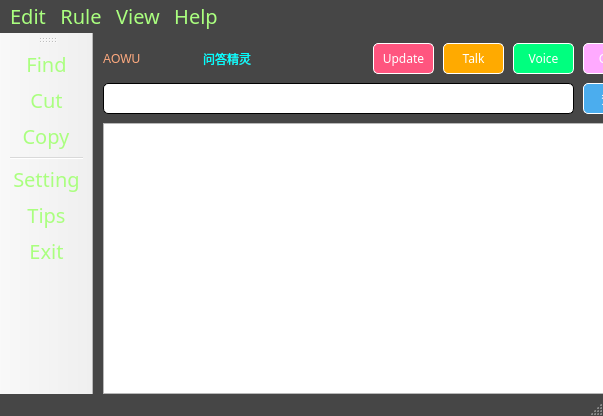
<?xml version="1.0" encoding="UTF-8"?>
<ui version="4.0">
 <class>MainWindow</class>
 <widget class="QMainWindow" name="MainWindow">
  <property name="geometry">
   <rect>
    <x>0</x>
    <y>0</y>
    <width>603</width>
    <height>416</height>
   </rect>
  </property>
  <property name="font">
   <font>
    <family>Arial</family>
    <pointsize>10</pointsize>
   </font>
  </property>
  <property name="windowTitle">
   <string>MainWindow</string>
  </property>
  <property name="styleSheet">
   <string notr="true">QMainWindow{
	background-color: rgb(70, 70, 70); /*背景色*/
}
</string>
  </property>
  <property name="iconSize">
   <size>
    <width>32</width>
    <height>32</height>
   </size>
  </property>
  <widget class="QWidget" name="centralwidget">
   <property name="styleSheet">
    <string notr="true">QCentralwidget{
	background-color: rgb(70, 70, 70); /*背景色*/
}</string>
   </property>
   <widget class="QPushButton" name="pushButton">
    <property name="geometry">
     <rect>
      <x>490</x>
      <y>50</y>
      <width>61</width>
      <height>31</height>
     </rect>
    </property>
    <property name="autoFillBackground">
     <bool>false</bool>
    </property>
    <property name="styleSheet">
     <string notr="true">QPushButton
{
	background-color: rgb(75, 173, 238); /*背景色*/ 
	border-style: outset;    /* 边界内凹 */
	border-width: 1px;     /* 边边界宽度 */
	border-radius: 5px; /* 边界圆滑 */
	font: dengxian 16px;     /* 字体大小 */
	min-width: 2em;
	color: white; /* 字体颜色 */
	
}
/* 鼠标经过改变按钮颜色 */
QPushButton:hover
{
	background-color: rgb(0, 150, 0);
}
</string>
    </property>
    <property name="text">
     <string>查找</string>
    </property>
   </widget>
   <widget class="QLabel" name="label">
    <property name="geometry">
     <rect>
      <x>110</x>
      <y>10</y>
      <width>131</width>
      <height>31</height>
     </rect>
    </property>
    <property name="styleSheet">
     <string notr="true">font: 18pt &quot;等线&quot;;
color: rgb(0, 255, 255)</string>
    </property>
    <property name="text">
     <string>问答精灵</string>
    </property>
   </widget>
   <widget class="QPushButton" name="pushButton_2">
    <property name="geometry">
     <rect>
      <x>420</x>
      <y>10</y>
      <width>61</width>
      <height>31</height>
     </rect>
    </property>
    <property name="autoFillBackground">
     <bool>false</bool>
    </property>
    <property name="styleSheet">
     <string notr="true">QPushButton
{
	background-color: rgb(0, 255, 127); /*背景色*/ 
	border-style: outset;    /* 边界内凹 */
	border-width: 1px;     /* 边边界宽度 */
	border-radius: 5px; /* 边界圆滑 */
	font: dengxian 16px;     /* 字体大小 */
	min-width: 2em;
	color: white; /* 字体颜色 */
	
}
/* 鼠标经过改变按钮颜色 */
QPushButton:hover
{
	background-color: rgb(0, 150, 0);
}
</string>
    </property>
    <property name="text">
     <string>Voice</string>
    </property>
   </widget>
   <widget class="QPushButton" name="pushButton_3">
    <property name="geometry">
     <rect>
      <x>350</x>
      <y>10</y>
      <width>61</width>
      <height>31</height>
     </rect>
    </property>
    <property name="autoFillBackground">
     <bool>false</bool>
    </property>
    <property name="styleSheet">
     <string notr="true">QPushButton
{
	background-color: rgb(255, 170, 0); /*背景色*/ 
	border-style: outset;    /* 边界内凹 */
	border-width: 1px;     /* 边边界宽度 */
	border-radius: 5px; /* 边界圆滑 */
	font: dengxian 16px;     /* 字体大小 */
	min-width: 2em;
	color: white; /* 字体颜色 */
	
}
/* 鼠标经过改变按钮颜色 */
QPushButton:hover
{
	background-color: rgb(0, 150, 0);
}
</string>
    </property>
    <property name="text">
     <string>Talk</string>
    </property>
   </widget>
   <widget class="QPushButton" name="pushButton_4">
    <property name="geometry">
     <rect>
      <x>280</x>
      <y>10</y>
      <width>61</width>
      <height>31</height>
     </rect>
    </property>
    <property name="autoFillBackground">
     <bool>false</bool>
    </property>
    <property name="styleSheet">
     <string notr="true">QPushButton
{
	background-color: rgb(255, 85, 127); /*背景色*/ 
	border-style: outset;    /* 边界内凹 */
	border-width: 1px;     /* 边边界宽度 */
	border-radius: 5px; /* 边界圆滑 */
	font: dengxian 16px;     /* 字体大小 */
	min-width: 2em;
	color: white; /* 字体颜色 */
	
}
/* 鼠标经过改变按钮颜色 */
QPushButton:hover
{
	background-color: rgb(0, 150, 0);
}
</string>
    </property>
    <property name="text">
     <string>Update</string>
    </property>
   </widget>
   <widget class="QTextBrowser" name="textBrowser">
    <property name="geometry">
     <rect>
      <x>10</x>
      <y>90</y>
      <width>541</width>
      <height>271</height>
     </rect>
    </property>
    <property name="font">
     <font>
      <family>等线</family>
      <pointsize>11</pointsize>
     </font>
    </property>
    <property name="styleSheet">
     <string notr="true"/>
    </property>
    <property name="html">
     <string>&lt;!DOCTYPE HTML PUBLIC &quot;-//W3C//DTD HTML 4.0//EN&quot; &quot;http://www.w3.org/TR/REC-html40/strict.dtd&quot;&gt;
&lt;html&gt;&lt;head&gt;&lt;meta name=&quot;qrichtext&quot; content=&quot;1&quot; /&gt;&lt;style type=&quot;text/css&quot;&gt;
p, li { white-space: pre-wrap; }
&lt;/style&gt;&lt;/head&gt;&lt;body style=&quot; font-family:'等线'; font-size:11pt; font-weight:400; font-style:normal;&quot;&gt;
&lt;p style=&quot;-qt-paragraph-type:empty; margin-top:0px; margin-bottom:0px; margin-left:0px; margin-right:0px; -qt-block-indent:0; text-indent:0px; font-size:12pt;&quot;&gt;&lt;br /&gt;&lt;/p&gt;&lt;/body&gt;&lt;/html&gt;</string>
    </property>
   </widget>
   <widget class="QLineEdit" name="lineEdit">
    <property name="geometry">
     <rect>
      <x>10</x>
      <y>50</y>
      <width>471</width>
      <height>31</height>
     </rect>
    </property>
    <property name="font">
     <font>
      <family>等线</family>
      <pointsize>12</pointsize>
     </font>
    </property>
    <property name="styleSheet">
     <string notr="true">border-style: outset;    /* 边界内凹 */
border-width: 1px;     /* 边边界宽度 */
border-radius: 5px; /* 边界圆滑 */</string>
    </property>
    <property name="text">
     <string/>
    </property>
   </widget>
   <widget class="QPushButton" name="pushButton_5">
    <property name="geometry">
     <rect>
      <x>490</x>
      <y>10</y>
      <width>61</width>
      <height>31</height>
     </rect>
    </property>
    <property name="autoFillBackground">
     <bool>false</bool>
    </property>
    <property name="styleSheet">
     <string notr="true">QPushButton
{
	background-color: rgb(255, 170, 255); /*背景色*/ 
	border-style: outset;    /* 边界内凹 */
	border-width: 1px;     /* 边边界宽度 */
	border-radius: 5px; /* 边界圆滑 */
	font: dengxian 16px;     /* 字体大小 */
	min-width: 2em;
	color: white; /* 字体颜色 */
	
}
/* 鼠标经过改变按钮颜色 */
QPushButton:hover
{
	background-color: rgb(0, 150, 0);
}
</string>
    </property>
    <property name="text">
     <string>Clear</string>
    </property>
   </widget>
   <widget class="QLabel" name="label_2">
    <property name="geometry">
     <rect>
      <x>10</x>
      <y>10</y>
      <width>91</width>
      <height>31</height>
     </rect>
    </property>
    <property name="styleSheet">
     <string notr="true">font: 18pt &quot;等线&quot;;
color: rgb(255, 170, 127)</string>
    </property>
    <property name="text">
     <string>AOWU</string>
    </property>
   </widget>
  </widget>
  <widget class="QMenuBar" name="menubar">
   <property name="geometry">
    <rect>
     <x>0</x>
     <y>0</y>
     <width>603</width>
     <height>27</height>
    </rect>
   </property>
   <property name="styleSheet">
    <string notr="true">*{
	font-family: dengxian;
	font-size: 20px;
	color: rgb(170, 255, 127);
	background-color: rgb(70, 70, 70); /*背景色*/
}</string>
   </property>
   <widget class="QMenu" name="menuFILE">
    <property name="title">
     <string>Rule</string>
    </property>
    <addaction name="actionSetting"/>
    <addaction name="separator"/>
    <addaction name="actionExit"/>
   </widget>
   <widget class="QMenu" name="menuEdit">
    <property name="title">
     <string>Edit</string>
    </property>
    <addaction name="actionFind"/>
    <addaction name="actionCut"/>
    <addaction name="actionCopy"/>
    <addaction name="actionPaste"/>
    <addaction name="separator"/>
    <addaction name="actionundo"/>
    <addaction name="actionRedo_paste"/>
    <addaction name="actionDelet"/>
    <addaction name="separator"/>
   </widget>
   <widget class="QMenu" name="menuView">
    <property name="title">
     <string>View</string>
    </property>
    <widget class="QMenu" name="menuTheme">
     <property name="title">
      <string>Theme</string>
     </property>
     <property name="icon">
      <iconset>
       <normaloff>../icon/主题_theme.svg</normaloff>../icon/主题_theme.svg</iconset>
     </property>
     <addaction name="actionDark"/>
     <addaction name="actionLight"/>
     <addaction name="actionFresh"/>
     <addaction name="actionRetro"/>
    </widget>
    <widget class="QMenu" name="menuLanguage">
     <property name="title">
      <string>Language</string>
     </property>
     <addaction name="actionChinese"/>
     <addaction name="actionEnglish"/>
    </widget>
    <addaction name="actionappearance"/>
    <addaction name="menuTheme"/>
    <addaction name="menuLanguage"/>
   </widget>
   <widget class="QMenu" name="menuHelp">
    <property name="title">
     <string>Help</string>
    </property>
    <addaction name="actionTips"/>
    <addaction name="actionAbout"/>
    <addaction name="separator"/>
    <addaction name="actionEdit"/>
    <addaction name="actionAbout_2"/>
   </widget>
   <addaction name="menuEdit"/>
   <addaction name="menuFILE"/>
   <addaction name="menuView"/>
   <addaction name="menuHelp"/>
  </widget>
  <widget class="QStatusBar" name="statusbar"/>
  <widget class="QToolBar" name="toolBar_3">
   <property name="windowTitle">
    <string>toolBar_3</string>
   </property>
   <property name="styleSheet">
    <string notr="true">*{
	font-family: dengxian;
	font-size: 20px;
	color: rgb(170, 255, 127);
}</string>
   </property>
   <attribute name="toolBarArea">
    <enum>LeftToolBarArea</enum>
   </attribute>
   <attribute name="toolBarBreak">
    <bool>false</bool>
   </attribute>
   <addaction name="actionFind"/>
   <addaction name="actionCut"/>
   <addaction name="actionCopy"/>
   <addaction name="separator"/>
   <addaction name="actionSetting"/>
   <addaction name="actionTips"/>
   <addaction name="actionExit"/>
  </widget>
  <action name="actionEdit">
   <property name="text">
    <string>Version</string>
   </property>
  </action>
  <action name="actionSetting">
   <property name="icon">
    <iconset>
     <normaloff>../icon/设置_setting.svg</normaloff>../icon/设置_setting.svg</iconset>
   </property>
   <property name="text">
    <string>Setting</string>
   </property>
  </action>
  <action name="actionExit">
   <property name="icon">
    <iconset>
     <normaloff>../icon/退出_logout.svg</normaloff>../icon/退出_logout.svg</iconset>
   </property>
   <property name="text">
    <string>Exit</string>
   </property>
  </action>
  <action name="actionTips">
   <property name="icon">
    <iconset>
     <normaloff>../icon/提示_tips-one.svg</normaloff>../icon/提示_tips-one.svg</iconset>
   </property>
   <property name="text">
    <string>Tips</string>
   </property>
  </action>
  <action name="actionAbout">
   <property name="text">
    <string>donate</string>
   </property>
  </action>
  <action name="actionappearance">
   <property name="text">
    <string>Appearance</string>
   </property>
  </action>
  <action name="actionCut">
   <property name="icon">
    <iconset>
     <normaloff>../icon/裁切_cutting-one.svg</normaloff>../icon/裁切_cutting-one.svg</iconset>
   </property>
   <property name="text">
    <string>Cut</string>
   </property>
  </action>
  <action name="actionCopy">
   <property name="icon">
    <iconset>
     <normaloff>../icon/复制_copy.svg</normaloff>../icon/复制_copy.svg</iconset>
   </property>
   <property name="text">
    <string>Copy</string>
   </property>
  </action>
  <action name="actionPaste">
   <property name="text">
    <string>Paste</string>
   </property>
  </action>
  <action name="actionDelet">
   <property name="icon">
    <iconset>
     <normaloff>../icon/删除_delete.svg</normaloff>../icon/删除_delete.svg</iconset>
   </property>
   <property name="text">
    <string>Delete</string>
   </property>
  </action>
  <action name="actionundo">
   <property name="text">
    <string>Undo</string>
   </property>
  </action>
  <action name="actionRedo_paste">
   <property name="text">
    <string>Redo</string>
   </property>
  </action>
  <action name="actionFind">
   <property name="icon">
    <iconset>
     <normaloff>../icon/查找_find.svg</normaloff>../icon/查找_find.svg</iconset>
   </property>
   <property name="text">
    <string>Find</string>
   </property>
  </action>
  <action name="actionAbout_2">
   <property name="text">
    <string>About</string>
   </property>
  </action>
  <action name="actionT1">
   <property name="text">
    <string>T1</string>
   </property>
  </action>
  <action name="actionex1">
   <property name="text">
    <string>ex1</string>
   </property>
  </action>
  <action name="actionT1_2">
   <property name="text">
    <string>T1</string>
   </property>
  </action>
  <action name="actionex1_2">
   <property name="text">
    <string>ex1</string>
   </property>
  </action>
  <action name="actionT1_3">
   <property name="text">
    <string>T1</string>
   </property>
  </action>
  <action name="actionex1_3">
   <property name="text">
    <string>ex1</string>
   </property>
  </action>
  <action name="actionT1_4">
   <property name="text">
    <string>T1</string>
   </property>
  </action>
  <action name="actionex1_4">
   <property name="text">
    <string>ex1</string>
   </property>
  </action>
  <action name="actionT1_5">
   <property name="text">
    <string>T1</string>
   </property>
  </action>
  <action name="actionex1_5">
   <property name="text">
    <string>ex1</string>
   </property>
  </action>
  <action name="actionT1_6">
   <property name="text">
    <string>T1</string>
   </property>
  </action>
  <action name="actionex1_6">
   <property name="text">
    <string>ex1</string>
   </property>
  </action>
  <action name="actionT1_7">
   <property name="text">
    <string>T1</string>
   </property>
  </action>
  <action name="actionex1_7">
   <property name="text">
    <string>ex1</string>
   </property>
  </action>
  <action name="actionT1_8">
   <property name="text">
    <string>T1</string>
   </property>
  </action>
  <action name="actionex1_8">
   <property name="text">
    <string>ex1</string>
   </property>
  </action>
  <action name="actionDark">
   <property name="text">
    <string>Dark</string>
   </property>
  </action>
  <action name="actionLight">
   <property name="text">
    <string>Light</string>
   </property>
  </action>
  <action name="actionFresh">
   <property name="text">
    <string>Fresh</string>
   </property>
  </action>
  <action name="actionRetro">
   <property name="text">
    <string>Retro</string>
   </property>
  </action>
  <action name="actionChinese">
   <property name="text">
    <string>Chinese</string>
   </property>
  </action>
  <action name="actionEnglish">
   <property name="text">
    <string>English</string>
   </property>
  </action>
 </widget>
 <resources>
  <include location="../icon/dark.qrc"/>
 </resources>
 <connections/>
</ui>
